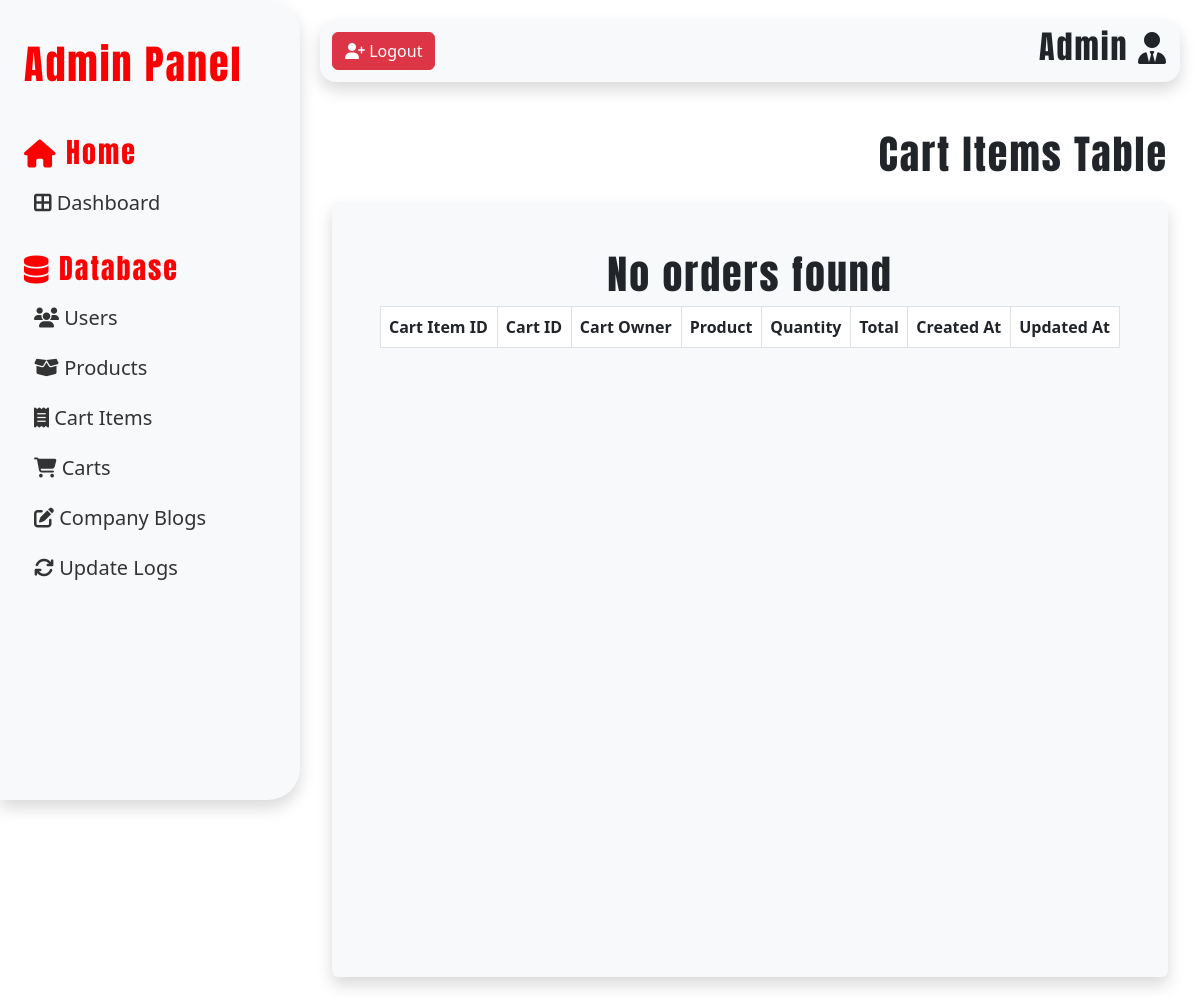
Before: /src/adminIndex.php?page=cartItems (signed in) with the older database file.
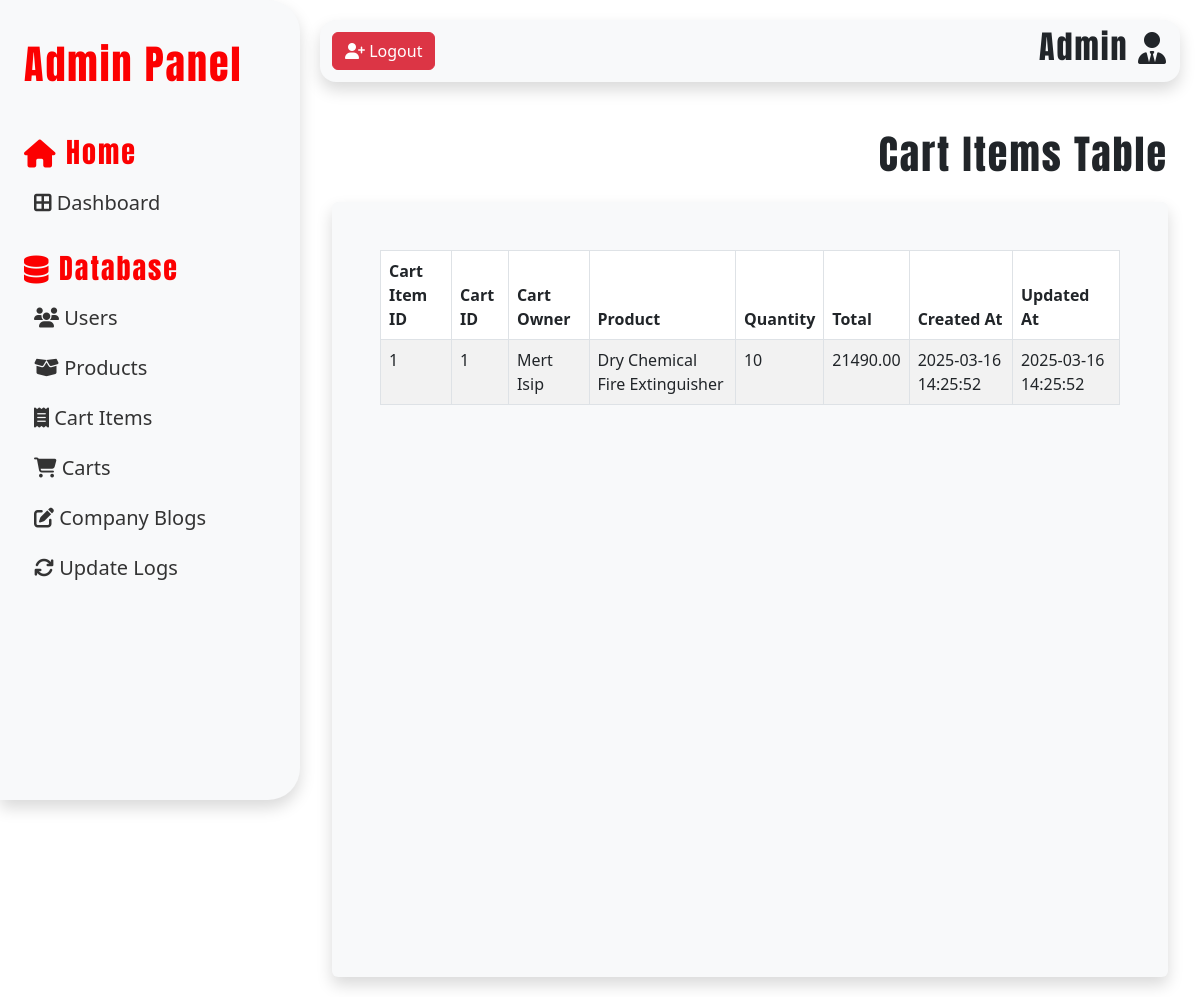
After: the same page with the newer database file.
### tables this page shows
CREATE TABLE `cart_items_tbl` (
  `cartItemID` int(11) NOT NULL AUTO_INCREMENT,
  `cartID` int(11) NOT NULL,
  `productID` int(11) NOT NULL,
  `cartItemQuantity` int(11) NOT NULL,
  `cartItemTotal` decimal(10,2) NOT NULL DEFAULT 0.00,
  `createdAt` datetime NOT NULL DEFAULT current_timestamp(),
  `updatedAt` datetime NOT NULL DEFAULT current_timestamp(),
  PRIMARY KEY (`cartItemID`) USING BTREE,
  KEY `cartItemCartFK` (`cartID`),
  KEY `cartItemProductFK` (`productID`),
  CONSTRAINT `cartItemCartFK` FOREIGN KEY (`cartID`) REFERENCES `carts_tbl` (`cartID`) ON DELETE NO ACTION ON UPDATE NO ACTION,
  CONSTRAINT `cartItemProductFK` FOREIGN KEY (`productID`) REFERENCES `products_tbl` (`productID`) ON DELETE NO ACTION ON UPDATE NO ACTION
);

CREATE TABLE `carts_tbl` (
  `cartID` int(11) NOT NULL AUTO_INCREMENT,
  `userID` int(11) NOT NULL,
  `createdAt` datetime NOT NULL DEFAULT current_timestamp(),
  `updatedAt` datetime NOT NULL DEFAULT current_timestamp(),
  PRIMARY KEY (`cartID`),
  KEY `cartUserFK` (`userID`),
  CONSTRAINT `cartUserFK` FOREIGN KEY (`userID`) REFERENCES `users_tbl` (`userID`) ON DELETE NO ACTION ON UPDATE NO ACTION
);

CREATE TABLE `products_tbl` (
  `productID` int(11) NOT NULL AUTO_INCREMENT,
  `userID` int(11) DEFAULT NULL,
  `productName` varchar(50) NOT NULL,
  `productIMG` varchar(100) NOT NULL,
  `categoryID` int(11) DEFAULT NULL,
  `productDesc` text NOT NULL,
  `productPrice` decimal(10,2) NOT NULL DEFAULT 0.00,
  `inStock` int(11) NOT NULL DEFAULT 0,
  `createdAt` datetime NOT NULL DEFAULT current_timestamp(),
  `updatedAt` datetime NOT NULL DEFAULT current_timestamp(),
  PRIMARY KEY (`productID`),
  UNIQUE KEY `productName` (`productName`),
  KEY `productCategoryFK` (`categoryID`) USING BTREE,
  KEY `productUserFK` (`userID`),
  CONSTRAINT `productCategoryFK` FOREIGN KEY (`categoryID`) REFERENCES `categories_tbl` (`categoryID`) ON DELETE NO ACTION ON UPDATE NO ACTION,
  CONSTRAINT `productUserFK` FOREIGN KEY (`userID`) REFERENCES `users_tbl` (`userID`) ON DELETE NO ACTION ON UPDATE NO ACTION
);

### src/adminPages/cartItemsTable.php (the view, shortened to what this page needs)
<?php
require_once 'weltz_dbconnect.php';
$ordersSQL =
    "SELECT
            ci.*,
            c.*,
            p.productName,
            CONCAT(u.userFname, ' ', u.userLname) AS userFullName,
            cat.categoryName
        FROM
            cart_items_tbl AS ci
        JOIN
            carts_tbl AS c ON ci.cartID = c.cartID
        JOIN
            products_tbl AS p ON ci.productID = p.productID
        JOIN
            users_tbl AS u ON c.userID = u.userID
        JOIN
            categories_tbl AS cat ON p.categoryID = cat.categoryID
    ";
$ordersSQLResult = $conn->query($ordersSQL);
?>
<div class="userTableHeader mb-3 d-flex justify-content-end align-items-center gap-3">
    <h1>Cart Items Table</h1>
</div>
<div class="table-container container-fluid bg-light p-5 rounded shadow">
    <table id="myTable" class="table table-bordered table-striped">
        <thead>
            <tr>
                <th>Cart Item ID</th>
                <th>Cart ID</th>
                <th>Cart Owner</th>
                <th>Product</th>
                <th>Quantity</th>
                <th>Total</th>
                <th>Created At</th>
                <th>Updated At</th>
            </tr>
        </thead>
        <tbody>
            <?php
            if ($ordersSQLResult->num_rows > 0) {
                while ($row = $ordersSQLResult->fetch_assoc()) {
            ?>
                    <tr>
                        <td><?php echo $row['cartItemID'] ?></td>
                        <td><?php echo $row['cartID'] ?></td>
                        <td><?php echo $row['userFullName'] ?></td>
                        <td><?php echo $row['productName'] ?></td>
                        <td><?php echo $row['cartItemQuantity'] ?></td>
                        <td><?php echo $row['cartItemTotal'] ?></td>
                        <td><?php echo  $row['createdAt'] ?></td>
                        <td><?php echo  $row['updatedAt'] ?></td>
                    </tr>
                <?php
                }
            } else {
                ?>
                <h1 class="text-center">No orders found</h1>
            <?php
            }
            ?>
        </tbody>
    </table>
</div>

### src/adminIndex.php (shortened to what this page needs)
<!DOCTYPE html>
<html lang="en">
<head>
  <link rel="stylesheet" href="styles.css">
  <link rel="stylesheet" href="adminPages/adminDashboard.css">
  <?php require_once 'cssLibraries.php' ?>
</head>
<body class="adminPanel">
  <nav id="sidebar" class="bg-light p-4 shadow rounded-end-5">
    <div class="sidebar-header mb-5 mt-3">
      <h1>Admin Panel</h1>
    </div>
    <div class="mb-4">
      <div class="sidebar-header">
        <h3><i class="fa-solid fa-house"></i> Home</h3>
      </div>
      <ul class="list-unstyled components">
        <li>
          <a class="fs-5" href="?page=dashboard"><i class="fa-solid fa-border-all"></i> Dashboard</a>
        </li>
      </ul>
    </div>
    <div>
      <div class="sidebar-header">
        <h3><i class="fa-solid fa-database"></i> Database</h3>
      </div>
      <ul class="list-unstyled components">
        <li>
          <a class="fs-5" href="?page=users"><i class="fa-solid fa-users"></i> Users</a>
        </li>
        <li>
          <a class="fs-5" href="?page=products"><i class="fa-solid fa-box-open"></i> Products</a>
        </li>
        <li>
          <a class="fs-5" href="?page=cartItems"><i class="fa-solid fa-receipt"></i> Cart Items</a>
        </li>
        <li>
          <a class="fs-5" href="?page=carts"><i class="fa-solid fa-cart-shopping"></i> Carts</a>
        </li>
        <li>
          <a class="fs-5" href="?page=blogs"><i class="fa-solid fa-pen-to-square"></i> Company Blogs</a>
        </li>
        <li>
          <a class="fs-5" href="?page=logs"><i class="fa-solid fa-arrows-rotate"></i> Update Logs</a>
        </li>
      </ul>
    </div>
  </nav>
  <div class="container-fluid" id="adminContent">
    <nav id="adminHeader" class="navbar navbar-expand-lg navbar-light bg-light mb-5 rounded-4 shadow">
      <div class="container-fluid">
        <form id="logoutUserForm" method="POST">
          <button type="submit" class="btn btn-danger">
            <i class="fa-solid fa-user-plus"></i> Logout
          </button>
        </form>
        <h2 class="ml-3">Admin <i class="fa-solid fa-user-tie"></i></h2>
      </div>
    </nav>
    <div class="container-fluid">
      <?php
      $page = 'dashboard';
      if (isset($_GET['page'])) {
        $page = $_GET['page'];
      }
      switch ($page) {
        case 'cartItems':
          include 'adminPages/cartItemsTable.php';
          break;
      }
      ?>
    </div>
  </div>
</body>
</html>

### src/cssLibraries.php (shortened to what this page needs)
<link href="https://cdn.jsdelivr.net/npm/bootstrap@5.3.3/dist/css/bootstrap.min.css" rel="stylesheet">
<link rel="stylesheet" href="https://cdnjs.cloudflare.com/ajax/libs/font-awesome/6.7.2/css/all.min.css" />
<link rel="stylesheet" href="https://cdnjs.cloudflare.com/ajax/libs/twitter-bootstrap/5.3.0/css/bootstrap.min.css">
<link rel="stylesheet" href="https://cdn.datatables.net/2.2.2/css/dataTables.bootstrap5.css">
<link rel="stylesheet" href="https://cdn.datatables.net/responsive/3.0.4/css/responsive.dataTables.min.css">

### src/styles.css (style rules this page uses)
* { padding: 0; margin: 0; box-sizing: border-box; }
html { scroll-behavior: smooth; }
body { background-color: white; color: #231f20; font-family: 'Bebas Neue', sans-serif; }
h1, h2, h3 { font-family: 'Anton', sans-serif; letter-spacing: 2px; }
.adminPanel { display: flex; }
#sidebar { min-width: 300px; max-width: 300px; height: 100vh; color: #fc0001; top: 0; position: sticky; }
#adminContent { width: 100%; padding: 20px; }
.components { padding: 0; list-style: none; }
.components li { padding: 10px; }
.components a { color: #333; display: block; text-decoration: none; font-size: 1.2rem; transition: color 0.3s ease-in-out, transform 0.3s ease-in-out; }
#adminHeader { top: 0; position: sticky; }
.table-container { height: 775px; max-height: 875px; }

Changed rows visible on the page:
added cart_items_tbl: cartItemID "1", cartID.cartID "1", userFullName "Mert Isip", productID.productName "Dry Chemical Fire Extinguisher", cartItemQuantity "10", cartItemTotal "21490.00", cartID.createdAt "2025-03-16 14:25:52", cartID.updatedAt "2025-03-16 14:25:52"
Other visible differences:
text no longer shown: "No orders found"
